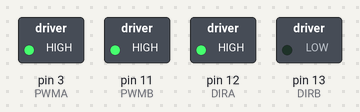
This sketch was run on a simulated Arduino Uno, built with avr-gcc and run on an emulated ATmega328P. Shown: switched loads named in the sketch (green lamp = pin HIGH).

Above: at 0.1 s.
Timing chart, 0 to 1.6 s (numbered marks = the images above):
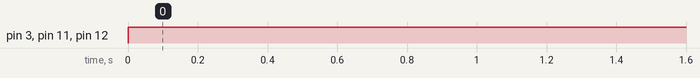

The sketch:

sketch_mar07a.ino
```cpp
// (licence header left out)
// Clockwise and counter-clockwise definitions.
// Depending on how you wired your motors, you may need to swap.
#define CW  0
#define CCW 1

// Motor definitions to make life easier:
#define MOTOR_A 0
#define MOTOR_B 1

// Pin Assignments //
// Don't change these! These pins are statically defined by shield layout
const byte PWMA = 3;  // PWM control (speed) for motor A
const byte PWMB = 11; // PWM control (speed) for motor B
const byte DIRA = 12; // Direction control for motor A
const byte DIRB = 13; // Direction control for motor B
int leftSens = 0;
int rightSens = 0;
int centerSens = 0;

void setup()
{
  setupArdumoto(); // Set all pins as outputs
}

void loop()
{

  driveArdumoto(MOTOR_A, CCW, 255);  // Motor A at max speed.
  driveArdumoto(MOTOR_B, CW, 255);  // Motor B at max speed.
}

// driveArdumoto drives 'motor' in 'dir' direction at 'spd' speed
void driveArdumoto(byte motor, byte dir, byte spd)
{
  if (motor == MOTOR_A)
  {
    digitalWrite(DIRA, dir);
    analogWrite(PWMA, spd);
  }
  else if (motor == MOTOR_B)
  {
    digitalWrite(DIRB, dir);
    analogWrite(PWMB, spd);
  }
}

// stopArdumoto makes a motor stop
void stopArdumoto(byte motor)
{
  driveArdumoto(motor, 0, 0);
}

// setupArdumoto initialize all pins
void setupArdumoto()
{
  // All pins should be setup as outputs:
  pinMode(PWMA, OUTPUT);
  pinMode(PWMB, OUTPUT);
  pinMode(DIRA, OUTPUT);
  pinMode(DIRB, OUTPUT);

  // Initialize all pins as low:
  digitalWrite(PWMA, LOW);
  digitalWrite(PWMB, LOW);
  digitalWrite(DIRA, LOW);
  digitalWrite(DIRB, LOW);
}

void updateLines(){
  leftSens = digitalRead(0);
  centerSens = digitalRead(1);
  rightSens = digitalRead(2);

}

void followLine() {

  if (leftSens == 1 && rightSens == 0) {
    driveArdumoto(MOTOR_A, CW, 255);
    driveArdumoto(MOTOR_B, CW, 255);
  }
  if (leftSens == 0 && rightSens == 1) {
    driveArdumoto(MOTOR_A, CCW, 255);
    driveArdumoto(MOTOR_B, CCW, 255);
  } else {
    if (leftSens == 0 && rightSens == 0) {
      driveArdumoto(MOTOR_A, CCW, 255);
      driveArdumoto(MOTOR_B, CW, 255);
    }

  }
}
```

Measured:
- by itself, pin 3 (PWMA), pin 11 (PWMB), pin 12 (DIRA): LOW → HIGH at 0.00 s
